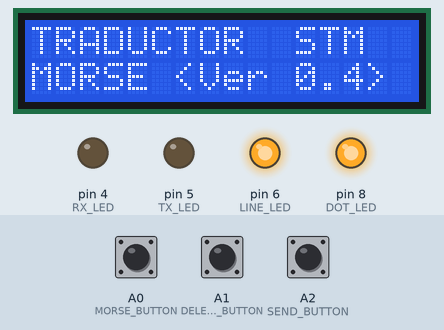
Recording of a sketch running on a simulated Arduino Uno, built with avr-gcc and run on an emulated ATmega328P. Parts: 16×2 character LCD, output pins drawn as LEDs (lit = HIGH). The test bench sets the inputs (shaded band); at power-on: A0 (MORSE_BUTTON) LOW, A2 (SEND_BUTTON) LOW, A1 (DELETE_BUTTON) LOW. What the sketch prints to the serial monitor is not drawn.

Above: at 0.4 s.
2.7 s: A0 (MORSE_BUTTON) pulled HIGH for 1 s
At 5.1 s:
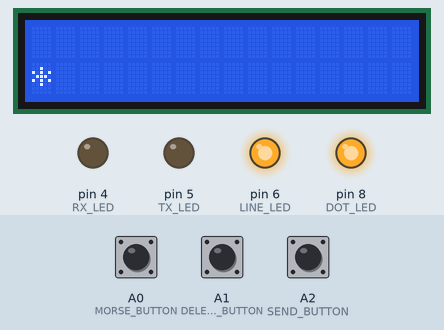
6.7 s: A2 (SEND_BUTTON) pulled HIGH for 1 s
At 9.0 s:
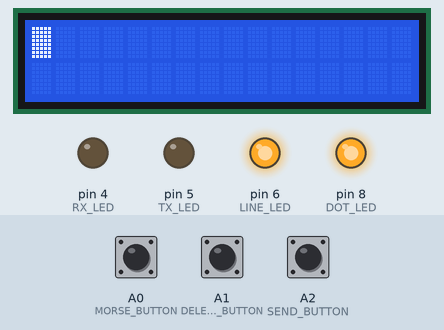
10.0 s: A0 (MORSE_BUTTON) pulled HIGH for 3.2 s
At 16.0 s:
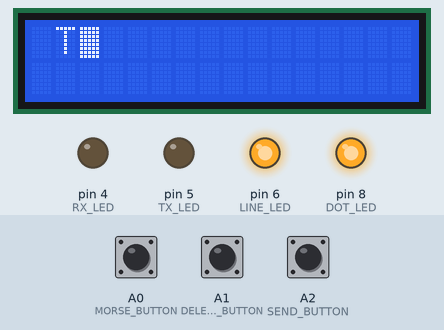
16.2 s: A2 (SEND_BUTTON) pulled HIGH for 3.2 s
At 19.0 s:
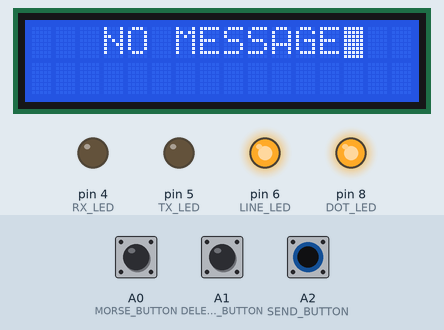
20.9 s: A2 (SEND_BUTTON) pulled HIGH for 1 s
At 21.4 s:
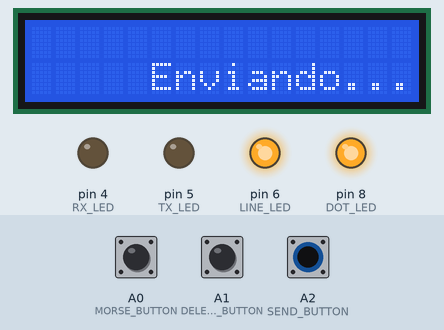
24.2 s: A0 (MORSE_BUTTON) pulled HIGH for 0.15 s
At 25.5 s:
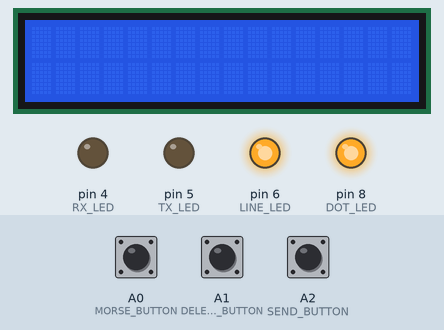
Timing chart, 0 to 27.2 s (numbered marks = the images above; inputs shaded):
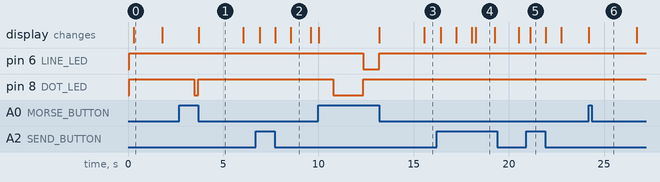

The sketch:

MorseCode_1.0.2.ino
```cpp
/*
Date: 31/10/2023
*/

#include <Wire.h>
#include <LiquidCrystal_I2C.h>
#include <SPI.h>
#include <RF24.h>

/*
  PARAMETROS DEL CODIGO MORSE
  PUNTO: T
  RAYA:  3T
  ESPACIO ENTRE CARACTERES:  T
  ESPACIO ENTRE LETRAS:     3T
  ESPACIO ENTRE PALABRAS:   7T
*/

#define MORSE_BUTTON A0   // Pulsador para código morse
#define DELETE_BUTTON A1  // Pulsador para borrar último caracter
#define SEND_BUTTON A2    // Pulsador para enviar mensaje
#define DOT_LED 8       // LED para mostrar punto durante la codificación en morse
#define LINE_LED 6      // LED para mostrar linea durante la codificación en morse
#define TX_LED 5        // LED para mostrar estado de emisión
#define RX_LED 4        // LED para mostrar estado de recepción

RF24 radio(7, 8);     // CE, CSN
const byte address[][6] = {"000001", "000002"};

const String LINE = "-";
const String DOT = "*";
const String mensaje_envio = "Mensaje entrante...";
const int T = 300;              // Parametro de tiempo que determina tiempo de punto, raya y espacios
const int REFRESH_TIME = 1;

String morse_character = "";    // String que guarda los Puntos y Lineas
String alfanum_character = "";  // String para guardar la traducción del código morse
String my_word = "";            // String que almacena las letras
int button_state = LOW;         // Estado actual del boton
int last_button_state = LOW;    // Estado anterior del boton
long signal_time = 0;           // Contador de duración de la señal (pulsador presionado)
long pause_time = 0;            // Contador de duración de espacio (pulsador sin presionar)
boolean char_check = false;     // Se encarga de comprobar si se dejó de escribir la Letra, para luego traducirla
boolean word_check = false;     // Se encarga de comprobar si se debe realizar un salto de linea
boolean esta_escribiendo = false;
boolean fin_escritura = false;


int cursor = 0;         // Variable para el LCD, para el borrado y la Impresion de las letras


String translate(String);
LiquidCrystal_I2C lcd(0x27, 16, 2);  // Incializacion LCD I2C

void setup()
{
  Serial.begin(9600);  // Inicialización de la comunicación serial
  lcd.init();          // Inicialización del LCD en el programa
  lcd.backlight();     // Retroiluminado LCD
  radio.openWritingPipe(address[1]);
  radio.openReadingPipe(1, address[0]);
  radio.setPALevel(RF24_PA_MIN);

  pinMode(MORSE_BUTTON, INPUT);
  pinMode(DELETE_BUTTON, INPUT);
  pinMode(SEND_BUTTON, INPUT);
  pinMode(DOT_LED, OUTPUT);
  pinMode(LINE_LED, OUTPUT);
  pinMode(TX_LED, OUTPUT);
  pinMode(RX_LED, OUTPUT);

  digitalWrite(DOT_LED, HIGH);
  digitalWrite(LINE_LED, HIGH);

  Serial.println("\nBienvenido a la Prueba de traductor de Codigo Morse");
  Serial.println("Usa el boton para enviar un punto o una linea, despues será traducido y se mostrará en el monitor en serie");
  Serial.println("https://i.pinimg.com/originals/73/68/b6/7368b695bbb97dfb1d61d6e262b28d6f.jpg Tabla de Codigo Morse");

  lcd.clear();
  lcd.setCursor(0, 0);
  lcd.print("TRADUCTOR  STM");
  lcd.setCursor(0, 1);
  lcd.print("MORSE <Ver 0.4>");
  delay(1500);
  lcd.clear();

  while (!digitalRead(MORSE_BUTTON));

}

void loop() {

  button_state = digitalRead(MORSE_BUTTON);

  if (button_state && last_button_state)  // Si el pulsador estaba pulsado y sigue pulsado...
  {
    signal_time++;
    if (signal_time < (3*T))
    {
      if (signal_time >= T)
      {
        // Punto
        digitalWrite(DOT_LED, LOW);
        digitalWrite(LINE_LED, HIGH);
      }
    }
    else
    {
      // Linea
      digitalWrite(DOT_LED, HIGH);
      digitalWrite(LINE_LED, LOW);
    }
  }
  else if (!button_state && last_button_state)  // Si se soltó el pulsador pero antes estaba pulsado...
  {
    if (signal_time >= T && signal_time < (3*T))
    {
      morse_character += DOT;    // Concatenar un punto (*)
      Serial.print(DOT);
    }
    else if (signal_time >= (3*T))
    {
      morse_character += LINE;  // Concatenar una línea (-)
      Serial.print(LINE);
    }
    signal_time = 0;  // Reiniciar el conteo de tiempo de pulsado
    digitalWrite(DOT_LED, HIGH);
    digitalWrite(LINE_LED, HIGH);

    // Esta parte envia los Puntos y Lineas al serialMonitor y al LCD
    lcd.setCursor(0, 1);
    lcd.print(morse_character);
    pause_time = 0;
    char_check = true;
    word_check = true;
  }
  else if (button_state && !last_button_state)  // Si se presionó el pulsador pero antes no estaba pulsado...
  {
    esta_escribiendo = true;
    lcd.noBlink();

  }
  else if (!button_state && !last_button_state) // Si el pulsador no está pulsado ni lo estaba...
  {
    pause_time ++;
    if ((pause_time >= (3*T)) && char_check)
    {
      alfanum_character = translate(morse_character);
      my_word += alfanum_character;

      Serial.print(" = ");
      Serial.println(alfanum_character);
      lcd.clear();
      lcd.noBlink();
      lcd.setCursor(0, 0);
      if (my_word.length() >= 15)
      {
        lcd.print(my_word.substring(my_word.length() - 15));
      }
      else
      {
        lcd.print(my_word);
      }
      lcd.blink();
      char_check = false;     // Deshabilitar la repetición de espacios
      morse_character = "";   // Limpiar lo que hay en morse para empezar un nuevo procesamiento
    }
    if ((pause_time >= (7*T)) && word_check)
    {
      my_word += " ";
      word_check = false;
      Serial.println("Espacio ");
      lcd.clear();
      lcd.setCursor(0, 0);
      Serial.print(my_word);
      Serial.print('\n');
      lcd.print(my_word);
      lcd.blink();

    }
  }

  // Acción del Boton de Borrado
  if (digitalRead(DELETE_BUTTON) == HIGH)
  {
    if (my_word.length() > 0)
    {
      my_word.remove((my_word.length()-1), 1);
      Serial.print("Borrando: ");
      Serial.println(my_word);
      lcd.clear();
      lcd.setCursor(0, 0);
      if (my_word.length() >= 15)
      {
        lcd.print(my_word.substring(my_word.length() - 15));
      }
      else
      {
        lcd.print(my_word);
      }
      lcd.blink();
      for(int i = 0; i < 2; i++)
      {
      digitalWrite(LINE_LED, HIGH);
      digitalWrite(DOT_LED, LOW);
      delay(200);
      digitalWrite(LINE_LED, LOW);
      digitalWrite(DOT_LED, HIGH);
      delay(200);
      }
      digitalWrite(LINE_LED, HIGH);
      digitalWrite(DOT_LED, HIGH);
      delay(200);
    }
  }

  // Acción del Botón de Envío
  if (digitalRead(SEND_BUTTON) == HIGH)
  {
    delay(200);
    if (digitalRead(SEND_BUTTON) == HIGH)
    {
      esta_escribiendo = false;
      fin_escritura = true;
      if (my_word == "")
      {
        lcd.print("   NO MESSAGE");
        delay(1000);
        lcd.clear();
      }
      else
      {
        lcd.clear();
        lcd.setCursor(0, 0);
        lcd.print(my_word);
        lcd.setCursor(0, 1);
        lcd.print("     Enviando...");
        delay(800);
        lcd.setCursor(0, 1);
        lcd.print("        Enviado!");
        delay(800);
        lcd.clear();
        my_word = "";
      }
    }
  }

  if (esta_escribiendo)
  {
    radio.stopListening();
    radio.write(&mensaje_envio, sizeof(mensaje_envio));
  }

  if (fin_escritura)
  {
    radio.stopListening();
    radio.write(&my_word, sizeof(my_word));
    fin_escritura = false;
  }

  radio.startListening();
  if (radio.available())
  {
    String mensaje_recibido;
    radio.read(&mensaje_recibido, sizeof(mensaje_recibido));
    lcd.clear();
    lcd.setCursor(0, 0);
    if (mensaje_recibido.length() > 15)
    {
      lcd.print(mensaje_recibido.substring(mensaje_recibido.length() - (mensaje_recibido.length() - 15)));
      lcd.setCursor(0, 1);
      lcd.print(mensaje_recibido.substring(mensaje_recibido.length() - 15));
    }
    else
    {
      lcd.print(mensaje_recibido);
    }
  }

  last_button_state = button_state;
  delay(REFRESH_TIME);
}


// Parte del codigo que se encarga de traducir los Puntos y Lineas por Letras o Numeros
// TRADUCCIÓN
String translate (String traduct) {
  String translation = "";
  if (traduct == "*-")
  {
    translation = "A";
  }
  else if (traduct == "-***")
  {
    translation = "B";
  }
  else if (traduct == "-*-*")
  {
    translation = "C";
  }
  else if (traduct == "-**")
  {
    translation = "D";
  }
  else if (traduct == "*")
  {
    translation = "E";
  }
  else if (traduct == "**-*")
  {
    translation = "F";
  }
  else if (traduct == "--*")
  {
    translation = "G";
  }
  else if (traduct == "****")
  {
    translation = "H";
  }
  else if (traduct == "**")
  {
    translation = "I";
  }
  else if (traduct == "*---")
  {
    translation = "J";
  }
  else if (traduct == "-*-")
  {
    translation = "K";
  }
  else if (traduct == "*-**")
  {
    translation = "L";
  }
  else if (traduct == "--")
  {
    translation = "M";
  }
  else if (traduct == "-*")
  {
    translation = "N";
  }
  else if (traduct == "---")
  {
    translation = "O";
  }
  else if (traduct == "*--*")
  {
    translation = "P";
  }
  else if (traduct == "--*-")
  {
    translation = "Q";
  }
  else if (traduct == "*-*")
  {
    translation = "R";
  }
  else if (traduct == "***")
  {
    translation = "S";
  }
  else if (traduct == "-")
  {
    translation = "T";
  }
  else if (traduct == "**-")
  {
    translation = "U";
  }
  else if (traduct == "***-")
  {
    translation = "V";
  }
  else if (traduct == "*--")
  {
    translation = "W";
  }
  else if (traduct == "-**-")
  {
    translation = "X";
  }
  else if (traduct == "-*--")
  {
    translation = "Y";
  }
  else if (traduct == "--**")
  {
    translation = "Z";
  }
  else if (traduct == "*----")
  {
    translation = "1";
  }
  else if (traduct == "**---")
  {
    translation = "2";
  }
  else if (traduct == "***--")
  {
    translation = "3";
  }
  else if (traduct == "****-")
  {
    translation = "4";
  }
  else if (traduct == "*****")
  {
    translation = "5";
  }
  else if (traduct == "-****")
  {
    translation = "6";
  }
  else if (traduct == "--***")
  {
    translation = "7";
  }
  else if (traduct == "---**")
  {
    translation = "8";
  }
  else if (traduct == "----*")
  {
    translation = "9";
  }
  else if (traduct == "-----")
  {
    translation = "0";
  }
  else if (traduct == "*-*-*-")
  {
    translation = ".";
  }
  else if (traduct == "-**-*")
  {
    translation = "/";
  }
  else if (traduct == "-****-")
  {
    translation = "-";
  }
  else if (traduct == "*-*-*")
  {
    translation = "+";
  }
  else if (traduct == "-***-")
  {
    translation = "=";
  }
  else if (traduct == "**---**")
  {
    translation = "?";
  }
  return translation;
}
```

Measured:
- after the input at 2.7 s, pin 8 (DOT_LED): HIGH → LOW after 0.78 s, → HIGH 0.22 s later; the display: changes after 1.0 s (image 1)
- after the input at 6.7 s, the display: first changes after 0.22 s (image 2 shows a later state)
- after the input at 10.0 s, pin 6 (LINE_LED): HIGH → LOW after 2.4 s, → HIGH 0.85 s later; pin 8 (DOT_LED): HIGH → LOW after 0.79 s, → HIGH 1.6 s later; the display: first changes at once (image 3 shows a later state)
- after the input at 16.2 s, the display: first changes after 0.22 s (image 4 shows a later state)
- after the input at 20.9 s, the display: changes after 0.22 s (image 5)
- after the input at 24.2 s, the display: changes at once (image 6)
- what the display in image 0 shows lasts 1.5 s, from 0.3 s to 1.8 s
